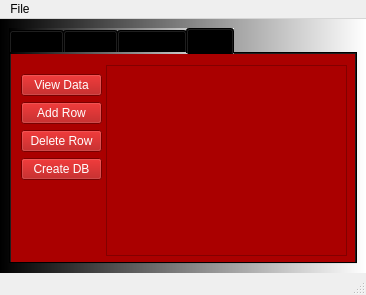
<?xml version="1.0" encoding="UTF-8"?>
<ui version="4.0">
 <class>MainWindow</class>
 <widget class="QMainWindow" name="MainWindow">
  <property name="geometry">
   <rect>
    <x>0</x>
    <y>0</y>
    <width>366</width>
    <height>295</height>
   </rect>
  </property>
  <property name="windowTitle">
   <string>MainWindow</string>
  </property>
  <widget class="QWidget" name="centralwidget">
   <property name="styleSheet">
    <string notr="true">background-color: qlineargradient(spread:pad, x1:0, y1:0, x2:1, y2:0, stop:0 rgba(0, 0, 0, 255), stop:1 rgba(255, 255, 255, 255));</string>
   </property>
   <layout class="QVBoxLayout" name="verticalLayout">
    <item>
     <widget class="QTabWidget" name="tabWidget">
      <property name="styleSheet">
       <string notr="true">background-color: qlineargradient(spread:pad, x1:0, y1:0, x2:1, y2:0, stop:0 rgba(0, 0, 0, 255), stop:1 rgba(255, 255, 255, 255));</string>
      </property>
      <property name="currentIndex">
       <number>3</number>
      </property>
      <widget class="QWidget" name="tab">
       <property name="styleSheet">
        <string notr="true">QWidget{
background-color: rgb(0, 0, 255);
}

QPushButton{
background-color: rgb(255, 255, 255);
}

QPushButton#pushButton_set_label{
background-color: rgb(255, 0, 255);
}
</string>
       </property>
       <attribute name="title">
        <string>Tab 1</string>
       </attribute>
       <widget class="QWidget" name="verticalLayoutWidget">
        <property name="geometry">
         <rect>
          <x>0</x>
          <y>0</y>
          <width>341</width>
          <height>201</height>
         </rect>
        </property>
        <layout class="QVBoxLayout" name="verticalLayout_2">
         <item>
          <widget class="QLabel" name="label">
           <property name="font">
            <font>
             <pointsize>18</pointsize>
            </font>
           </property>
           <property name="text">
            <string>TextLabel</string>
           </property>
           <property name="alignment">
            <set>Qt::AlignCenter</set>
           </property>
          </widget>
         </item>
         <item>
          <layout class="QHBoxLayout" name="horizontalLayout">
           <item>
            <widget class="QPushButton" name="pushButton_clear">
             <property name="text">
              <string>Clear label</string>
             </property>
            </widget>
           </item>
           <item>
            <widget class="QPushButton" name="pushButton_set_label">
             <property name="text">
              <string>Set label</string>
             </property>
            </widget>
           </item>
          </layout>
         </item>
        </layout>
       </widget>
      </widget>
      <widget class="QWidget" name="tab_2">
       <property name="autoFillBackground">
        <bool>false</bool>
       </property>
       <attribute name="title">
        <string>Tab 2</string>
       </attribute>
       <widget class="QPushButton" name="pushButton_convert">
        <property name="geometry">
         <rect>
          <x>260</x>
          <y>180</y>
          <width>75</width>
          <height>23</height>
         </rect>
        </property>
        <property name="styleSheet">
         <string notr="true">background-color: rgb(0, 170, 255);</string>
        </property>
        <property name="text">
         <string>Convert</string>
        </property>
       </widget>
       <widget class="QGroupBox" name="groupBox">
        <property name="geometry">
         <rect>
          <x>10</x>
          <y>69</y>
          <width>321</width>
          <height>101</height>
         </rect>
        </property>
        <property name="styleSheet">
         <string notr="true">background-color: rgb(255, 255, 255);</string>
        </property>
        <property name="title">
         <string>UI and PY conversions</string>
        </property>
        <widget class="QWidget" name="horizontalLayoutWidget">
         <property name="geometry">
          <rect>
           <x>0</x>
           <y>50</y>
           <width>321</width>
           <height>51</height>
          </rect>
         </property>
         <layout class="QHBoxLayout" name="horizontalLayout_2">
          <item>
           <widget class="QLabel" name="label_convert">
            <property name="text">
             <string>&lt;click radio button&gt;</string>
            </property>
           </widget>
          </item>
          <item>
           <widget class="QLineEdit" name="lineEdit"/>
          </item>
          <item>
           <widget class="QToolButton" name="toolButton">
            <property name="text">
             <string>...</string>
            </property>
           </widget>
          </item>
         </layout>
        </widget>
        <widget class="QRadioButton" name="radioButton_ui">
         <property name="geometry">
          <rect>
           <x>10</x>
           <y>20</y>
           <width>82</width>
           <height>17</height>
          </rect>
         </property>
         <property name="text">
          <string>UI to PY</string>
         </property>
        </widget>
        <widget class="QRadioButton" name="radioButton_exe">
         <property name="geometry">
          <rect>
           <x>120</x>
           <y>20</y>
           <width>82</width>
           <height>17</height>
          </rect>
         </property>
         <property name="text">
          <string>PY to EXE</string>
         </property>
        </widget>
       </widget>
      </widget>
      <widget class="QWidget" name="tab_3_network">
       <property name="styleSheet">
        <string notr="true"/>
       </property>
       <attribute name="title">
        <string>Network</string>
       </attribute>
       <widget class="QGroupBox" name="groupBox_2_client1">
        <property name="geometry">
         <rect>
          <x>10</x>
          <y>10</y>
          <width>121</width>
          <height>191</height>
         </rect>
        </property>
        <property name="styleSheet">
         <string notr="true">background-color: rgb(255, 255, 255);</string>
        </property>
        <property name="title">
         <string>TCP Client</string>
        </property>
        <widget class="QWidget" name="verticalLayoutWidget_2">
         <property name="geometry">
          <rect>
           <x>10</x>
           <y>19</y>
           <width>101</width>
           <height>161</height>
          </rect>
         </property>
         <layout class="QVBoxLayout" name="verticalLayout_4">
          <item>
           <widget class="QTextEdit" name="textEdit_client1"/>
          </item>
          <item>
           <widget class="QLineEdit" name="lineEdit_client1"/>
          </item>
          <item>
           <widget class="QPushButton" name="pushButton_client1_send">
            <property name="styleSheet">
             <string notr="true">background-color: rgb(255, 0, 0);
color: rgb(255, 255, 255);
</string>
            </property>
            <property name="text">
             <string>Connect to Server</string>
            </property>
           </widget>
          </item>
         </layout>
        </widget>
       </widget>
       <widget class="QGroupBox" name="groupBox_3_client2">
        <property name="geometry">
         <rect>
          <x>140</x>
          <y>10</y>
          <width>121</width>
          <height>191</height>
         </rect>
        </property>
        <property name="styleSheet">
         <string notr="true">background-color: rgb(255, 255, 255);</string>
        </property>
        <property name="title">
         <string>TCP Client</string>
        </property>
        <widget class="QWidget" name="verticalLayoutWidget_3">
         <property name="geometry">
          <rect>
           <x>10</x>
           <y>19</y>
           <width>101</width>
           <height>161</height>
          </rect>
         </property>
         <layout class="QVBoxLayout" name="verticalLayout_5">
          <item>
           <widget class="QTextEdit" name="textEdit_client2"/>
          </item>
          <item>
           <widget class="QLineEdit" name="lineEdit_client2"/>
          </item>
          <item>
           <widget class="QPushButton" name="pushButton_client2_send">
            <property name="styleSheet">
             <string notr="true">background-color: rgb(0, 0, 255);
color: rgb(255, 255, 255);</string>
            </property>
            <property name="text">
             <string>Connect to Server</string>
            </property>
           </widget>
          </item>
         </layout>
        </widget>
       </widget>
       <widget class="QGroupBox" name="groupBox_4_server">
        <property name="geometry">
         <rect>
          <x>270</x>
          <y>100</y>
          <width>61</width>
          <height>101</height>
         </rect>
        </property>
        <property name="styleSheet">
         <string notr="true">background-color: qlineargradient(spread:pad, x1:0, y1:0, x2:1, y2:0, stop:0 rgba(255, 178, 102, 255), stop:0.55 rgba(235, 148, 61, 255), stop:0.98 rgba(0, 0, 0, 255), stop:1 rgba(0, 0, 0, 0));</string>
        </property>
        <property name="title">
         <string>Server</string>
        </property>
        <widget class="QLabel" name="label_2">
         <property name="geometry">
          <rect>
           <x>10</x>
           <y>20</y>
           <width>47</width>
           <height>13</height>
          </rect>
         </property>
         <property name="text">
          <string>Port:</string>
         </property>
        </widget>
        <widget class="QLineEdit" name="lineEdit_4_port_number">
         <property name="geometry">
          <rect>
           <x>10</x>
           <y>40</y>
           <width>41</width>
           <height>20</height>
          </rect>
         </property>
         <property name="styleSheet">
          <string notr="true">background-color: rgb(255, 255, 255);</string>
         </property>
         <property name="text">
          <string>12345</string>
         </property>
        </widget>
        <widget class="QPushButton" name="pushButton_3_start">
         <property name="geometry">
          <rect>
           <x>10</x>
           <y>70</y>
           <width>41</width>
           <height>23</height>
          </rect>
         </property>
         <property name="styleSheet">
          <string notr="true">background-color: rgb(0, 0, 0);
color: rgb(255, 255, 255);
</string>
         </property>
         <property name="text">
          <string>Start</string>
         </property>
        </widget>
       </widget>
      </widget>
      <widget class="QWidget" name="tab_4_SQL">
       <property name="styleSheet">
        <string notr="true">background-color: rgb(170, 0, 0);
color: rgb(255, 255, 255);</string>
       </property>
       <attribute name="title">
        <string>SQL</string>
       </attribute>
       <widget class="QTableView" name="tableView">
        <property name="geometry">
         <rect>
          <x>95</x>
          <y>11</y>
          <width>241</width>
          <height>191</height>
         </rect>
        </property>
       </widget>
       <widget class="QWidget" name="verticalLayoutWidget_4">
        <property name="geometry">
         <rect>
          <x>10</x>
          <y>20</y>
          <width>81</width>
          <height>171</height>
         </rect>
        </property>
        <layout class="QVBoxLayout" name="verticalLayout_3">
         <item>
          <widget class="QPushButton" name="pushButton_3">
           <property name="text">
            <string>View Data</string>
           </property>
          </widget>
         </item>
         <item>
          <widget class="QPushButton" name="pushButton_2">
           <property name="text">
            <string>Add Row</string>
           </property>
          </widget>
         </item>
         <item>
          <widget class="QPushButton" name="pushButton">
           <property name="text">
            <string>Delete Row</string>
           </property>
          </widget>
         </item>
         <item>
          <widget class="QPushButton" name="pushButton_4">
           <property name="text">
            <string>Create DB</string>
           </property>
          </widget>
         </item>
         <item>
          <spacer name="verticalSpacer">
           <property name="orientation">
            <enum>Qt::Vertical</enum>
           </property>
           <property name="sizeHint" stdset="0">
            <size>
             <width>20</width>
             <height>40</height>
            </size>
           </property>
          </spacer>
         </item>
        </layout>
       </widget>
      </widget>
     </widget>
    </item>
   </layout>
  </widget>
  <widget class="QMenuBar" name="menubar">
   <property name="geometry">
    <rect>
     <x>0</x>
     <y>0</y>
     <width>366</width>
     <height>21</height>
    </rect>
   </property>
   <widget class="QMenu" name="menuFile">
    <property name="title">
     <string>File</string>
    </property>
    <addaction name="actionNew"/>
    <addaction name="separator"/>
    <addaction name="actionExit"/>
   </widget>
   <addaction name="menuFile"/>
  </widget>
  <widget class="QStatusBar" name="statusbar">
   <property name="statusTip">
    <string>Statusbar</string>
   </property>
  </widget>
  <action name="actionNew">
   <property name="icon">
    <iconset>
     <normaloff>../icons/new_icon.png</normaloff>../icons/new_icon.png</iconset>
   </property>
   <property name="text">
    <string>New</string>
   </property>
   <property name="statusTip">
    <string>New File</string>
   </property>
  </action>
  <action name="actionExit">
   <property name="icon">
    <iconset>
     <normaloff>../icons/exit_icon.png</normaloff>../icons/exit_icon.png</iconset>
   </property>
   <property name="text">
    <string>Exit</string>
   </property>
  </action>
 </widget>
 <resources/>
 <connections/>
 <slots>
  <slot>slot1()</slot>
 </slots>
</ui>
